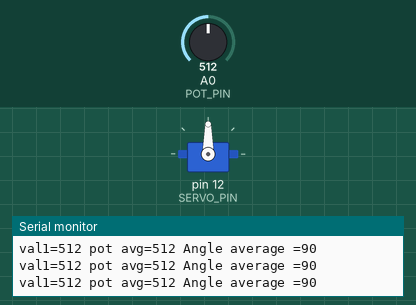
Recording of a sketch running on a simulated Arduino Uno, built with avr-gcc and run on an emulated ATmega328P. On the bench: servo, the last lines printed to the serial monitor. Inputs (shaded band) come from the test bench; at power-on: A0 (POT_PIN) = 512.

Above: at 1.2 s.
1.3 s: A0 (POT_PIN) set to 716
At 2.5 s:
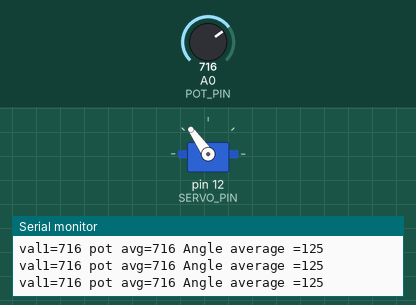
2.9 s: A0 (POT_PIN) set to 900
At 3.9 s:
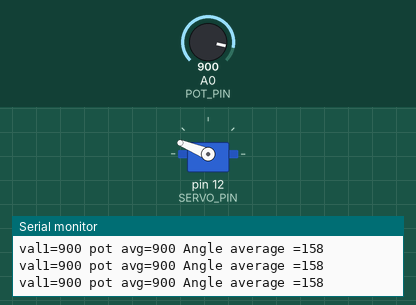
4.6 s: A0 (POT_PIN) set to 1023
At 5.3 s:
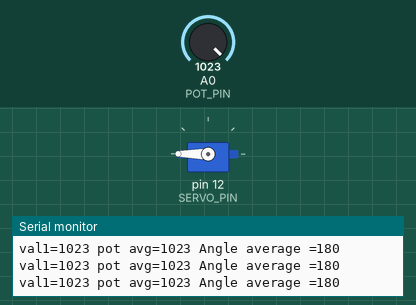
6.2 s: A0 (POT_PIN) set to 306
At 6.7 s:
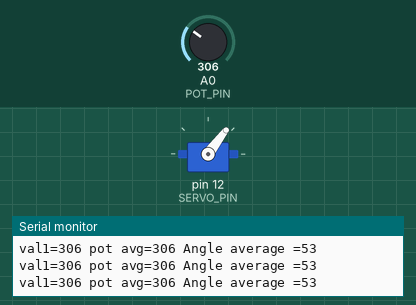
7.8 s: A0 (POT_PIN) set to 122
At 9.2 s:
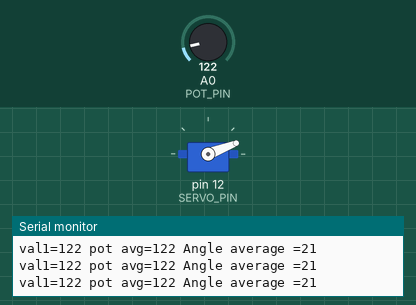
9.5 s: A0 (POT_PIN) set to 0
At 10.6 s:
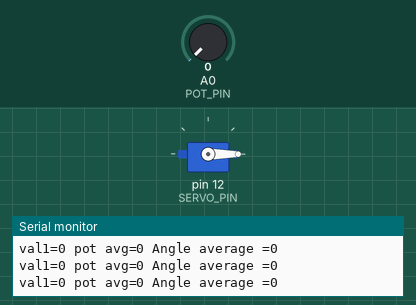
Timing chart, 0 to 12.1 s (numbered marks = the images above; inputs shaded):
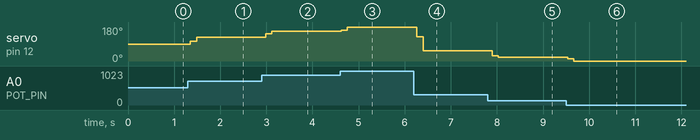

The sketch:

servo-avg.ino
```cpp
// servo with averaging
#include <Servo.h>
Servo myservo;  // create servo object to control a servo

#define POT_PIN A0
#define SERVO_PIN 12
#define SAMPLE_DELAY 30
// analog pin used to connect the potentiometer
int val_avg, val1, val2, val3, val4, val5;    // variable to read the value from the analog pin

void setup()
{
  myservo.attach(SERVO_PIN);  // attaches the servo on pin 12 to the servo object
  Serial.begin(9600); // Open serial monitor at 9600 baud to see ping results.
  Serial.print("Start");
}

void loop() {
  // read 5 values at 50ms intervals and take an average
  val1 = analogRead(POT_PIN);  // reads the value of the potentiometer (value between 0 and 1023)
  delay(SAMPLE_DELAY);
  val2 = analogRead(POT_PIN);
  delay(SAMPLE_DELAY);
  val3 = analogRead(POT_PIN);
  delay(SAMPLE_DELAY);
  val4 = analogRead(POT_PIN);
  delay(SAMPLE_DELAY);
  val5 = analogRead(POT_PIN);

  val_avg = (val1 + val2 + val3 + val4 + val5) / 5; // calculate the average of 5 readings

  Serial.print("val1=");
  Serial.print(val1);

  Serial.print(" pot avg=");
  Serial.print(val_avg);

  val_avg = map(val_avg, 0, 1023, 0, 180);     // scale it to use it with the servo (value between 0 and 180)
  Serial.print(" Angle average =");
  Serial.println(val_avg);
  myservo.write(val_avg);
  delay(15);
}
```

Measured:
- after the input at 1.3 s, servo on pin 12 (SERVO_PIN): 90° → 104° after 0.05 s, → 125° 0.14 s later
- after the input at 2.9 s, servo on pin 12 (SERVO_PIN): 125° → 145° after 0.09 s, → 158° 0.14 s later
- after the input at 4.6 s, servo on pin 12 (SERVO_PIN): 158° → 162° at once, → 180° 0.14 s later
- after the input at 6.2 s, servo on pin 12 (SERVO_PIN): 180° → 129° after 0.06 s, → 53° 0.14 s later
- after the input at 7.8 s, servo on pin 12 (SERVO_PIN): 53° → 27° after 0.10 s, → 21° 0.14 s later
- after the input at 9.5 s, servo on pin 12 (SERVO_PIN): 21° → 12° at once, → 0° 0.14 s later
